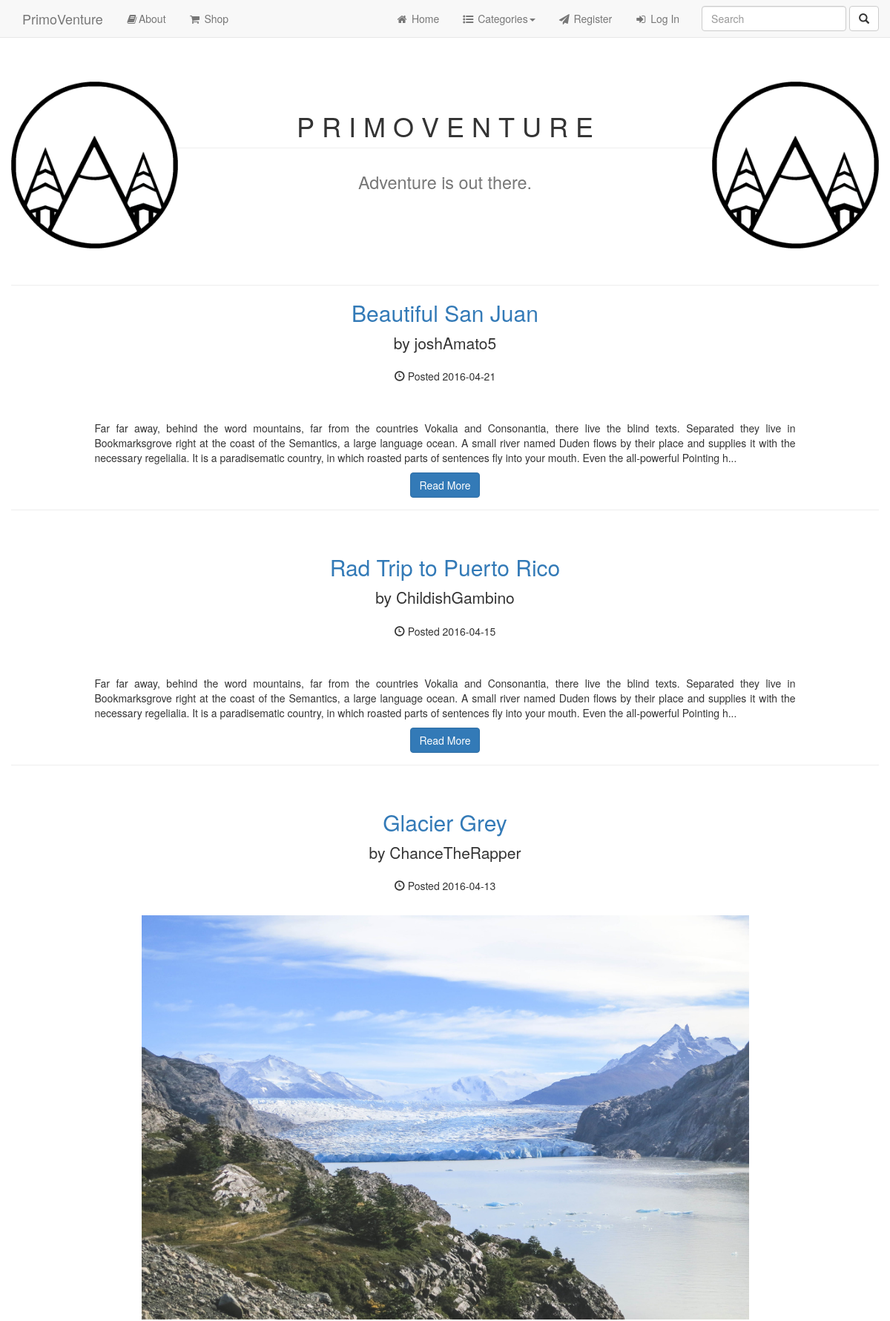
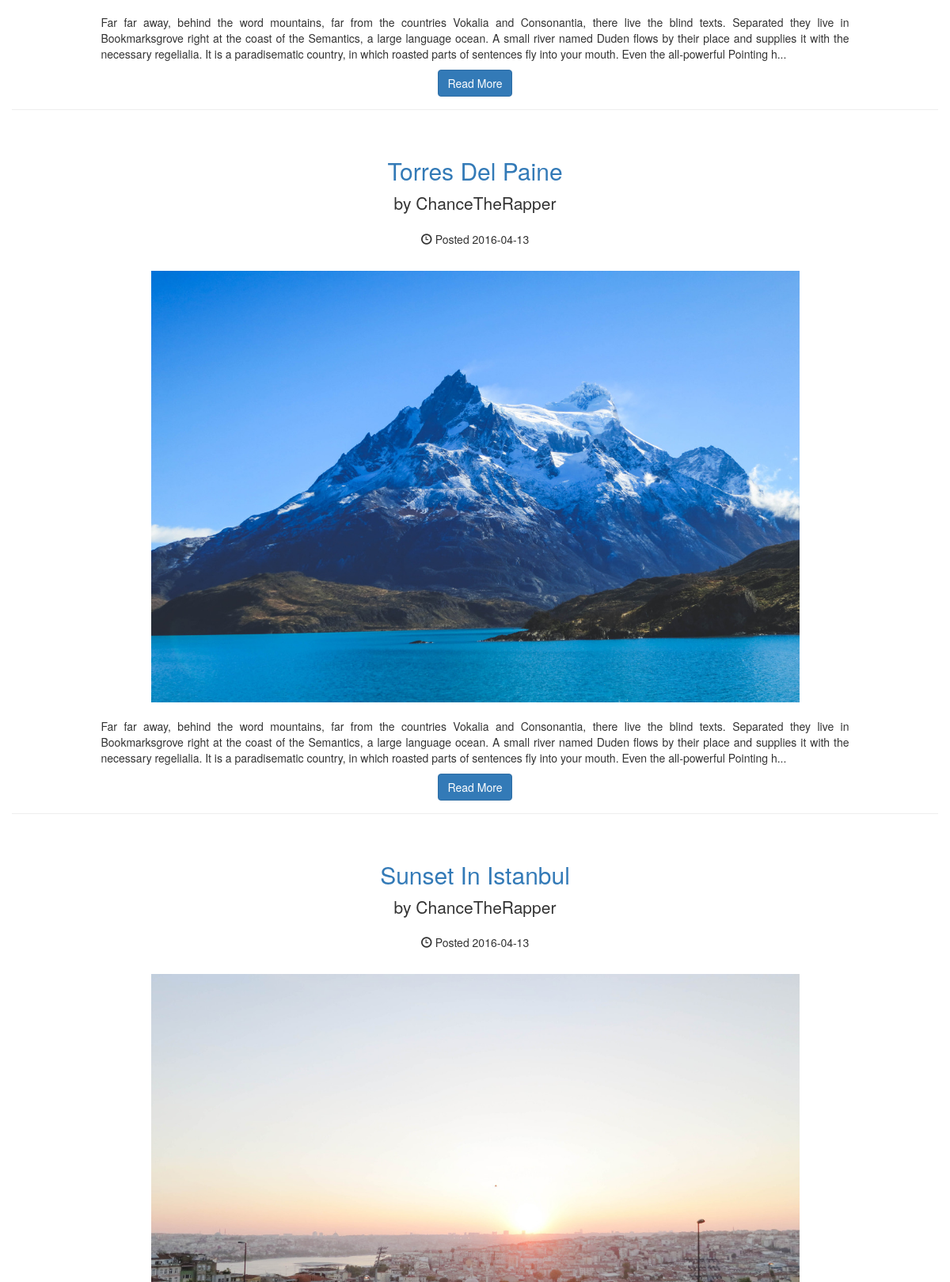
The app's page /home.php (upper part) with its own data (2 pictures, top to bottom).
### tables this page shows
CREATE TABLE `posts` (
  `post_id` int(3) NOT NULL,
  `post_category_id` int(3) NOT NULL,
  `post_title` varchar(255) NOT NULL,
  `post_author` varchar(255) NOT NULL,
  `post_date` date NOT NULL,
  `post_image` text NOT NULL,
  `post_content` text NOT NULL,
  `post_tags` varchar(255) NOT NULL,
  `post_comment_count` int(25) NOT NULL,
  `post_status` varchar(255) NOT NULL DEFAULT 'draft'
);

### home.php (the view, shortened to what this page needs)
<?php include "includes/header.php"; ?>
    <?php include "includes/navigation.php"; ?>
    <div class="container">
        <div class="row">
           <br><br>
            <img src="img/primoventureLogoB&W.png" alt="" width="225" class="image-responsive" style="float:left">
            <img src="img/primoventureLogoB&W.png" alt="" width="225" class="image-responsive" style="float:right">
            <h1 class="page-header text-center">P R I M O V E N T U R E</h1>
            <div class="text-center"><h1><small> Adventure is out there.</small></h1></div>
            <div class="page-header"></div>
            <div class="col text-center">
               <?php
                    $query = "SELECT * FROM posts WHERE post_status = 'published' ";
                    $query .= "ORDER BY post_date DESC ";
                    $select_all_posts_query = mysqli_query($connection, $query);
                    while($row = mysqli_fetch_assoc($select_all_posts_query)){
                        $post_id = $row['post_id'];
                        $post_title = $row['post_title'];
                        $post_author = $row['post_author'];
                        $post_date = $row['post_date'];
                        $post_image = $row['post_image'];
                        $post_content = substr($row['post_content'],0,430);
                        $post_status = $row['post_status'];
                        if($post_status == 'published'){
                        ?>
                            <h2>
                                <a href="post.php?p_id=<?php echo $post_id;?>"><?php echo $post_title; ?></a>
                            </h2>
                            <p class="lead">
                                by <?php echo $post_author; ?>
                            </p>
                            <p><span class="glyphicon glyphicon-time"></span> Posted <?php echo $post_date; ?></p>
                            <br>
                            <a href="post.php?p_id=<?php echo $post_id;?>">
                                <img class="img-responsive center-block" src="img/<?php echo $post_image;?>" alt="" width="70%">
                            </a>
                            <br>
                            <div class="col-md-10 col-md-offset-1">
                                <span class="text-justify"><p><?php echo $post_content; ?>...</p></span>
                                <a href="post.php?p_id=<?php echo $post_id;?>" class="btn btn-primary" >Read More<span class="glyphicon"></span></a>
                            </div>
                            <br><br><br><br><br>
                            <hr>
                            <br>
                   <?php }
                    } ?>
            </div>
        </div>
<?php include "includes/footer.php"; ?>

### css/blog-home.css (style rules this page uses)
body { padding-top: 70px; }

### records on screen
posts: post_title "Beautiful San Juan", post_author "joshAmato5", post_date "2016-04-21", post_content "Far far away, behind the word mountains, far from the countries Vokalia and Consonantia, there live the blind texts. Separated they live in Bookmarksgrove right at the coast of the Semantics, a large language ocean. A small river named Duden flows by their place and supplies it with the necessary regelialia. It is a paradisematic country, in which roasted parts of sentences fly into your mouth. Even the all-powerful Pointing h"
posts: post_title "Rad Trip to Puerto Rico", post_author "ChildishGambino", post_date "2016-04-15", post_content "Far far away, behind the word mountains, far from the countries Vokalia and Consonantia, there live the blind texts. Separated they live in Bookmarksgrove right at the coast of the Semantics, a large language ocean. A small river named Duden flows by their place and supplies it with the necessary regelialia. It is a paradisematic country, in which roasted parts of sentences fly into your mouth. Even the all-powerful Pointing h"
posts: post_title "Glacier Grey", post_author "ChanceTheRapper", post_date "2016-04-13", post_image (picture), post_content "Far far away, behind the word mountains, far from the countries Vokalia and Consonantia, there live the blind texts. Separated they live in Bookmarksgrove right at the coast of the Semantics, a large language ocean. A small river named Duden flows by their place and supplies it with the necessary regelialia. It is a paradisematic country, in which roasted parts of sentences fly into your mouth. Even the all-powerful Pointing h"
posts: post_title "Torres Del Paine", post_author "ChanceTheRapper", post_date "2016-04-13", post_image (picture), post_content "Far far away, behind the word mountains, far from the countries Vokalia and Consonantia, there live the blind texts. Separated they live in Bookmarksgrove right at the coast of the Semantics, a large language ocean. A small river named Duden flows by their place and supplies it with the necessary regelialia. It is a paradisematic country, in which roasted parts of sentences fly into your mouth. Even the all-powerful Pointing h"
posts: post_title "Sunset In Istanbul", post_author "ChanceTheRapper", post_date "2016-04-13", post_image (picture)
